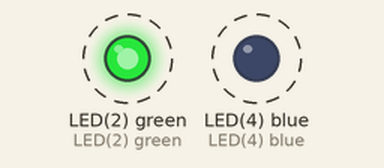
A program run on a simulated pyboard running MicroPython. On the bench: output pins drawn as LEDs (lit = HIGH). Dashed ring = blinking. Threads take turns every 2 ms; what the program prints to the serial console is not drawn.

Above: at 0.12 s.
Timing chart, 0 to 3.0 s (numbered marks = the images above):
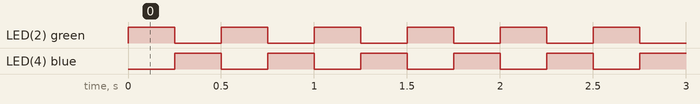

The program:

main.py
```python
# (licence header left out)
import micropython # For emergency exception buffer
import pyb         # For uPython MCU features
import time        # For time features
import _thread     # For thread support

# Buffer for interrupt error messages
micropython.alloc_emergency_exception_buf(100)

# define LED color constants
LED_RED = 1
LED_GREEN = 2
LED_YELLOW = 3
LED_BLUE = 4


# Function that contains the task code for toggling the blue LED
def task1():
    while True:
        pyb.LED(LED_BLUE).toggle()
        time.sleep_ms(250)


# Function that contains the task code for toggling the yellow LED
def task2():
    while True:
        pyb.LED(LED_GREEN).toggle()
        time.sleep_ms(250)


############################################################
#
# Start script execution ...
#
############################################################
pyb.LED(LED_BLUE).on()
pyb.LED(LED_GREEN).off()

_thread.start_new_thread(task1, ())
_thread.start_new_thread(task2, ())

# Tracks seconds since program started
TimeStart = time.ticks_ms()

while True:
    time.sleep_ms(5000)
    SecondsLive = time.ticks_diff(time.ticks_ms(), TimeStart) / 1000
    print("Executing for ", SecondsLive, " seconds")
```

Measured:
- by itself, LED(2) green, LED(4) blue: alternates HIGH for 0.25 s and LOW for 0.25 s
